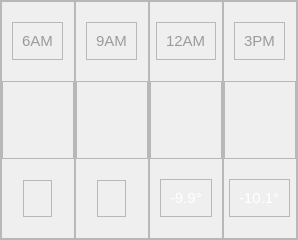
                  <widget class="QFrame" name="frame_home_content_bottom">
                   <property name="minimumSize">
                    <size>
                     <width>0</width>
                     <height>240</height>
                    </size>
                   </property>
                   <property name="frameShape">
                    <enum>QFrame::StyledPanel</enum>
                   </property>
                   <property name="frameShadow">
                    <enum>QFrame::Raised</enum>
                   </property>
                   <layout class="QHBoxLayout" name="horizontalLayout_8">
                    <property name="spacing">
                     <number>0</number>
                    </property>
                    <property name="leftMargin">
                     <number>0</number>
                    </property>
                    <property name="topMargin">
                     <number>0</number>
                    </property>
                    <property name="rightMargin">
                     <number>0</number>
                    </property>
                    <property name="bottomMargin">
                     <number>0</number>
                    </property>
                    <item>
                     <widget class="QFrame" name="frame_10">
                      <property name="frameShape">
                       <enum>QFrame::StyledPanel</enum>
                      </property>
                      <property name="frameShadow">
                       <enum>QFrame::Raised</enum>
                      </property>
                      <layout class="QVBoxLayout" name="verticalLayout_14">
                       <property name="spacing">
                        <number>0</number>
                       </property>
                       <property name="leftMargin">
                        <number>0</number>
                       </property>
                       <property name="topMargin">
                        <number>0</number>
                       </property>
                       <property name="rightMargin">
                        <number>0</number>
                       </property>
                       <property name="bottomMargin">
                        <number>0</number>
                       </property>
                       <item alignment="Qt::AlignHCenter|Qt::AlignVCenter">
                        <widget class="QFrame" name="frame_16">
                         <property name="maximumSize">
                          <size>
                           <width>16777215</width>
                           <height>40</height>
                          </size>
                         </property>
                         <property name="frameShape">
                          <enum>QFrame::StyledPanel</enum>
                         </property>
                         <property name="frameShadow">
                          <enum>QFrame::Raised</enum>
                         </property>
                         <layout class="QVBoxLayout" name="verticalLayout_22">
                          <item>
                           <widget class="QLabel" name="label_p3">
                            <property name="styleSheet">
                             <string notr="true">QLabel{
	color: rgb(155, 155, 155);
	font-size: 15px;
}</string>
                            </property>
                            <property name="text">
                             <string>6AM</string>
                            </property>
                           </widget>
                          </item>
                         </layout>
                        </widget>
                       </item>
                       <item alignment="Qt::AlignHCenter">
                        <widget class="QFrame" name="frame_p3">
                         <property name="frameShape">
                          <enum>QFrame::StyledPanel</enum>
                         </property>
                         <property name="frameShadow">
                          <enum>QFrame::Raised</enum>
                         </property>
                         <layout class="QVBoxLayout" name="verticalLayout_30">
                          <property name="spacing">
                           <number>0</number>
                          </property>
                          <property name="leftMargin">
                           <number>0</number>
                          </property>
                          <property name="topMargin">
                           <number>0</number>
                          </property>
                          <property name="rightMargin">
                           <number>0</number>
                          </property>
                          <property name="bottomMargin">
                           <number>0</number>
                          </property>
                          <item>
                           <widget class="QLabel" name="label_image_p3">
                            <property name="minimumSize">
                             <size>
                              <width>70</width>
                              <height>0</height>
                             </size>
                            </property>
                            <property name="text">
                             <string/>
                            </property>
                           </widget>
                          </item>
                         </layout>
                        </widget>
                       </item>
                       <item alignment="Qt::AlignHCenter|Qt::AlignVCenter">
                        <widget class="QFrame" name="frame_15">
                         <property name="maximumSize">
                          <size>
                           <width>16777215</width>
                           <height>40</height>
                          </size>
                         </property>
                         <property name="frameShape">
                          <enum>QFrame::StyledPanel</enum>
                         </property>
                         <property name="frameShadow">
                          <enum>QFrame::Raised</enum>
                         </property>
                         <layout class="QVBoxLayout" name="verticalLayout_20">
                          <item>
                           <widget class="QLabel" name="label_p3t">
                            <property name="styleSheet">
                             <string notr="true">QLabel{
	color: rgb(255, 255, 255);
	font-size: 15px;
}</string>
                            </property>
                            <property name="text">
                             <string/>
                            </property>
                           </widget>
                          </item>
                         </layout>
                        </widget>
                       </item>
                      </layout>
                     </widget>
                    </item>
                    <item>
                     <widget class="QFrame" name="frame_13">
                      <property name="frameShape">
                       <enum>QFrame::StyledPanel</enum>
                      </property>
                      <property name="frameShadow">
                       <enum>QFrame::Raised</enum>
                      </property>
                      <layout class="QVBoxLayout" name="verticalLayout_15">
                       <property name="spacing">
                        <number>0</number>
                       </property>
                       <property name="leftMargin">
                        <number>0</number>
                       </property>
                       <property name="topMargin">
                        <number>0</number>
                       </property>
                       <property name="rightMargin">
                        <number>0</number>
                       </property>
                       <property name="bottomMargin">
                        <number>0</number>
                       </property>
                       <item alignment="Qt::AlignHCenter|Qt::AlignVCenter">
                        <widget class="QFrame" name="frame_17">
                         <property name="maximumSize">
                          <size>
                           <width>16777215</width>
                           <height>40</height>
                          </size>
                         </property>
                         <property name="frameShape">
                          <enum>QFrame::StyledPanel</enum>
                         </property>
                         <property name="frameShadow">
                          <enum>QFrame::Raised</enum>
                         </property>
                         <layout class="QVBoxLayout" name="verticalLayout_23">
                          <item>
                           <widget class="QLabel" name="label_p6">
                            <property name="styleSheet">
                             <string notr="true">QLabel{
	color: rgb(155, 155,155);
	font-size: 15px;
}</string>
                            </property>
                            <property name="text">
                             <string>9AM</string>
                            </property>
                           </widget>
                          </item>
                         </layout>
                        </widget>
                       </item>
                       <item alignment="Qt::AlignHCenter">
                        <widget class="QFrame" name="frame_p6">
                         <property name="frameShape">
                          <enum>QFrame::StyledPanel</enum>
                         </property>
                         <property name="frameShadow">
                          <enum>QFrame::Raised</enum>
                         </property>
                         <layout class="QVBoxLayout" name="verticalLayout_31">
                          <property name="spacing">
                           <number>0</number>
                          </property>
                          <property name="leftMargin">
                           <number>0</number>
                          </property>
                          <property name="topMargin">
                           <number>0</number>
                          </property>
                          <property name="rightMargin">
                           <number>0</number>
                          </property>
                          <property name="bottomMargin">
                           <number>0</number>
                          </property>
                          <item>
                           <widget class="QLabel" name="label_image_p6">
                            <property name="minimumSize">
                             <size>
                              <width>70</width>
                              <height>0</height>
                             </size>
                            </property>
                            <property name="text">
                             <string/>
                            </property>
                           </widget>
                          </item>
                         </layout>
                        </widget>
                       </item>
                       <item alignment="Qt::AlignHCenter|Qt::AlignVCenter">
                        <widget class="QFrame" name="frame_18">
                         <property name="maximumSize">
                          <size>
                           <width>16777215</width>
                           <height>40</height>
                          </size>
                         </property>
                         <property name="frameShape">
                          <enum>QFrame::StyledPanel</enum>
                         </property>
                         <property name="frameShadow">
                          <enum>QFrame::Raised</enum>
                         </property>
                         <layout class="QVBoxLayout" name="verticalLayout_19">
                          <item>
                           <widget class="QLabel" name="label_p6t">
                            <property name="styleSheet">
                             <string notr="true">QLabel{
	color: rgb(255, 255, 255);
	font-size: 15px;
}</string>
                            </property>
                            <property name="text">
                             <string/>
                            </property>
                           </widget>
                          </item>
                         </layout>
                        </widget>
                       </item>
                      </layout>
                     </widget>
                    </item>
                    <item>
                     <widget class="QFrame" name="frame_11">
                      <property name="frameShape">
                       <enum>QFrame::StyledPanel</enum>
                      </property>
                      <property name="frameShadow">
                       <enum>QFrame::Raised</enum>
                      </property>
                      <layout class="QVBoxLayout" name="verticalLayout_16">
                       <property name="spacing">
                        <number>0</number>
                       </property>
                       <property name="leftMargin">
                        <number>0</number>
                       </property>
                       <property name="topMargin">
                        <number>0</number>
                       </property>
                       <property name="rightMargin">
                        <number>0</number>
                       </property>
                       <property name="bottomMargin">
                        <number>0</number>
                       </property>
                       <item alignment="Qt::AlignHCenter|Qt::AlignVCenter">
                        <widget class="QFrame" name="frame_20">
                         <property name="maximumSize">
                          <size>
                           <width>16777215</width>
                           <height>40</height>
                          </size>
                         </property>
                         <property name="frameShape">
                          <enum>QFrame::StyledPanel</enum>
                         </property>
                         <property name="frameShadow">
                          <enum>QFrame::Raised</enum>
                         </property>
                         <layout class="QVBoxLayout" name="verticalLayout_24">
                          <item>
                           <widget class="QLabel" name="label_p9">
                            <property name="styleSheet">
                             <string notr="true">QLabel{
	color: rgb(155, 155, 155);
	font-size: 15px;
}</string>
                            </property>
                            <property name="text">
                             <string>12AM</string>
                            </property>
                           </widget>
                          </item>
                         </layout>
                        </widget>
                       </item>
                       <item alignment="Qt::AlignHCenter">
                        <widget class="QFrame" name="frame_p9">
                         <property name="frameShape">
                          <enum>QFrame::StyledPanel</enum>
                         </property>
                         <property name="frameShadow">
                          <enum>QFrame::Raised</enum>
                         </property>
                         <layout class="QVBoxLayout" name="verticalLayout_32">
                          <property name="spacing">
                           <number>0</number>
                          </property>
                          <property name="leftMargin">
                           <number>0</number>
                          </property>
                          <property name="topMargin">
                           <number>0</number>
                          </property>
                          <property name="rightMargin">
                           <number>0</number>
                          </property>
                          <property name="bottomMargin">
                           <number>0</number>
                          </property>
                          <item>
                           <widget class="QLabel" name="label_image_p9">
                            <property name="minimumSize">
                             <size>
                              <width>70</width>
                              <height>0</height>
                             </size>
                            </property>
                            <property name="text">
                             <string/>
                            </property>
                           </widget>
                          </item>
                         </layout>
                        </widget>
                       </item>
                       <item alignment="Qt::AlignHCenter|Qt::AlignVCenter">
                        <widget class="QFrame" name="frame_21">
                         <property name="maximumSize">
                          <size>
                           <width>16777215</width>
                           <height>40</height>
                          </size>
                         </property>
                         <property name="frameShape">
                          <enum>QFrame::StyledPanel</enum>
                         </property>
                         <property name="frameShadow">
                          <enum>QFrame::Raised</enum>
                         </property>
                         <layout class="QVBoxLayout" name="verticalLayout_18">
                          <item>
                           <widget class="QLabel" name="label_p9t">
                            <property name="styleSheet">
                             <string notr="true">QLabel{
	color: rgb(255, 255, 255);
	font-size: 15px;
}</string>
                            </property>
                            <property name="text">
                             <string>-9.9°</string>
                            </property>
                           </widget>
                          </item>
                         </layout>
                        </widget>
                       </item>
                      </layout>
                     </widget>
                    </item>
                    <item>
                     <widget class="QFrame" name="frame_12">
                      <property name="frameShape">
                       <enum>QFrame::StyledPanel</enum>
                      </property>
                      <property name="frameShadow">
                       <enum>QFrame::Raised</enum>
                      </property>
                      <layout class="QVBoxLayout" name="verticalLayout_17">
                       <property name="spacing">
                        <number>0</number>
                       </property>
                       <property name="leftMargin">
                        <number>0</number>
                       </property>
                       <property name="topMargin">
                        <number>0</number>
                       </property>
                       <property name="rightMargin">
                        <number>0</number>
                       </property>
                       <property name="bottomMargin">
                        <number>0</number>
                       </property>
                       <item alignment="Qt::AlignHCenter|Qt::AlignVCenter">
                        <widget class="QFrame" name="frame_23">
                         <property name="maximumSize">
                          <size>
                           <width>16777215</width>
                           <height>40</height>
                          </size>
                         </property>
                         <property name="frameShape">
                          <enum>QFrame::StyledPanel</enum>
                         </property>
                         <property name="frameShadow">
                          <enum>QFrame::Raised</enum>
                         </property>
                         <layout class="QVBoxLayout" name="verticalLayout_25">
                          <item>
                           <widget class="QLabel" name="label_p12">
                            <property name="styleSheet">
                             <string notr="true">QLabel{
	color: rgb(155, 155, 155);
	font-size: 15px;
}</string>
                            </property>
                            <property name="text">
                             <string>3PM</string>
                            </property>
                           </widget>
                          </item>
                         </layout>
                        </widget>
                       </item>
                       <item alignment="Qt::AlignHCenter">
                        <widget class="QFrame" name="frame_p12">
                         <property name="minimumSize">
                          <size>
                           <width>0</width>
                           <height>0</height>
                          </size>
                         </property>
                         <property name="maximumSize">
                          <size>
                           <width>16777215</width>
                           <height>16777215</height>
                          </size>
                         </property>
                         <property name="frameShape">
                          <enum>QFrame::StyledPanel</enum>
                         </property>
                         <property name="frameShadow">
                          <enum>QFrame::Raised</enum>
                         </property>
                         <layout class="QVBoxLayout" name="verticalLayout_33">
                          <property name="spacing">
                           <number>0</number>
                          </property>
                          <property name="leftMargin">
                           <number>0</number>
                          </property>
                          <property name="topMargin">
                           <number>0</number>
                          </property>
                          <property name="rightMargin">
                           <number>0</number>
                          </property>
                          <property name="bottomMargin">
                           <number>0</number>
                          </property>
                          <item>
                           <widget class="QLabel" name="label_image_p12">
                            <property name="minimumSize">
                             <size>
                              <width>70</width>
                              <height>0</height>
                             </size>
                            </property>
                            <property name="text">
                             <string/>
                            </property>
                           </widget>
                          </item>
                         </layout>
                        </widget>
                       </item>
                       <item alignment="Qt::AlignHCenter|Qt::AlignVCenter">
                        <widget class="QFrame" name="frame_25">
                         <property name="maximumSize">
                          <size>
                           <width>16777215</width>
                           <height>40</height>
                          </size>
                         </property>
                         <property name="frameShape">
                          <enum>QFrame::StyledPanel</enum>
                         </property>
                         <property name="frameShadow">
                          <enum>QFrame::Raised</enum>
                         </property>
                         <layout class="QVBoxLayout" name="verticalLayout_21">
                          <item>
                           <widget class="QLabel" name="label_p12t">
                            <property name="styleSheet">
                             <string notr="true">QLabel{
	color: rgb(255, 255, 255);
	font-size: 15px;
}</string>
                            </property>
                            <property name="text">
                             <string>-10.1°</string>
                            </property>
                           </widget>
                          </item>
                         </layout>
                        </widget>
                       </item>
                      </layout>
                     </widget>
                    </item>
                   </layout>
                  </widget>
